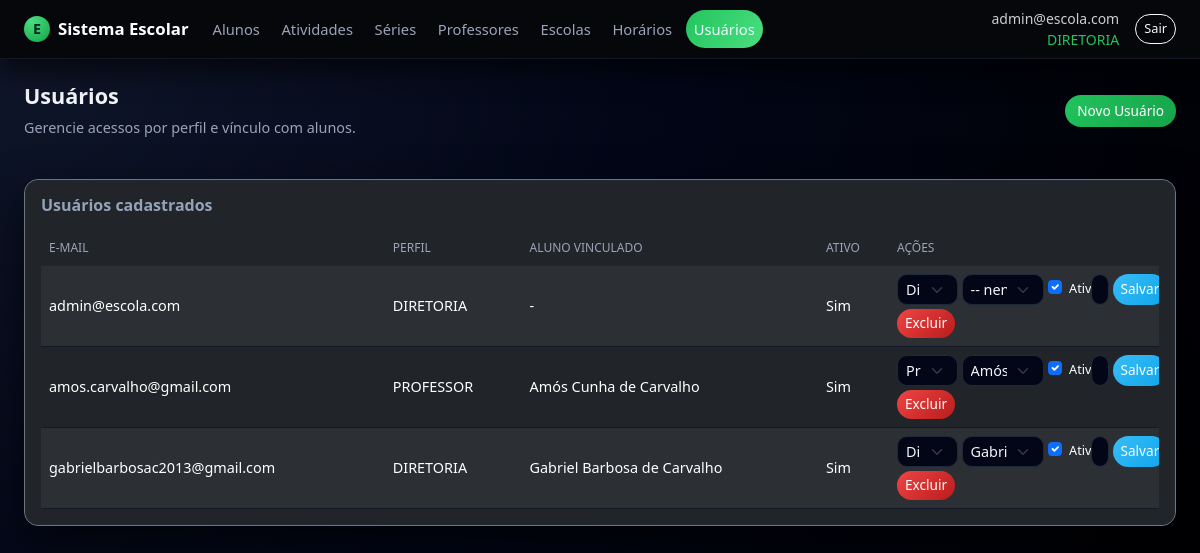
/usuarios/ (signed in), run on the app's committed database.
### app.py (models this page shows, shortened)
class Usuario(db.Model, UserMixin):
    __tablename__ = "usuario"
    id = db.Column(db.Integer, primary_key=True)
    email = db.Column(db.String(120), unique=True, nullable=False)
    senha_hash = db.Column(db.String(255), nullable=False)
    papel = db.Column(db.String(30), nullable=False, default="ALUNO")
    ativo = db.Column(db.Boolean, nullable=False, default=True)
    created_at = db.Column(db.DateTime, nullable=False, default=datetime.utcnow)
    aluno_id = db.Column(db.Integer, db.ForeignKey("aluno.id"), nullable=True)
    aluno = db.relationship("Aluno", lazy="joined")
    def papel_upper(self):
        return (self.papel or "").upper()
    def is_diretoria(self):
        return self.papel_upper() == "DIRETORIA"

class Aluno(db.Model):
    __tablename__ = "aluno"
    id = db.Column(db.Integer, primary_key=True)
    nome = db.Column(db.String(180), nullable=False)
    escola_id = db.Column(db.Integer, db.ForeignKey("escola.id"))
    serie_id = db.Column(db.Integer, db.ForeignKey("serie.id"))
    horario_id = db.Column(db.Integer, db.ForeignKey("horario.id"))
    telefone_cel = db.Column(db.String(30))
    telefone_fixo = db.Column(db.String(30))
    foto_path = db.Column(db.String(300))
    observacoes = db.Column(db.Text)
    naturalidade = db.Column(db.String(120))
    nacionalidade = db.Column(db.String(120))
    data_nascimento = db.Column(db.Date)
    idade = db.Column(db.Integer)
    sexo = db.Column(db.String(1))
    nome_pai = db.Column(db.String(180))
    nome_mae = db.Column(db.String(180))
    endereco = db.Column(db.String(200))
    numero = db.Column(db.String(20))
    bairro = db.Column(db.String(120))
    tem_dificuldade = db.Column(db.Boolean)
    qual_dificuldade = db.Column(db.String(255))
    toma_medicamento = db.Column(db.Boolean)
    qual_medicamento = db.Column(db.String(255))
    inicio_aulas = db.Column(db.Date)
    mensalidade_opcao = db.Column(db.String(60))
    escola = db.relationship("Escola", lazy="joined")
    serie = db.relationship("Serie", lazy="joined")
    horario = db.relationship("Horario", lazy="joined")

### app.py (the view)
@app.route("/usuarios/", methods=["GET"])
@login_required
def usuarios_list():
    if not current_user.is_diretoria():
        flash("Acesso restrito à DIRETORIA.", "warning")
        return redirect(url_for("index"))
    items = Usuario.query.order_by(Usuario.email.asc()).all()
    alunos = Aluno.query.order_by(Aluno.nome.asc()).all()
    return render_template("usuarios/listar.html", items=items, alunos=alunos)

### app.py (called while the page is built)
@login_manager.user_loader
def load_user(uid):
    return db.session.get(Usuario, int(uid))

@app.context_processor
def inject_can():
    return dict(can=can)

### templates/usuarios/listar.html (shortened to what this page needs)
{% extends "base.html" %}
{% block content %}
<div class="page-title-row mb-3">
  <div>
    <h2>Usuários</h2>
    <div class="subtitle">Gerencie acessos por perfil e vínculo com alunos.</div>
  </div>
  <div class="d-flex align-items-center gap-2">
    <button class="btn btn-success"
            type="button"
            data-bs-toggle="collapse"
            data-bs-target="#formNovoUsuario"
            aria-expanded="false"
            aria-controls="formNovoUsuario">
      Novo Usuário
    </button>
  </div>
</div>
<section class="card bg-dark border-secondary">
  <div class="card-body">
    <h5 class="card-title mb-3">Usuários cadastrados</h5>
    {% if items %}
      <div class="table-responsive">
        <table class="table table-dark table-striped align-middle">
          <thead>
            <tr>
              <th>E-mail</th>
              <th>Perfil</th>
              <th>Aluno vinculado</th>
              <th>Ativo</th>
              <th style="width: 270px;">Ações</th>
            </tr>
          </thead>
          <tbody>
          {% for u in items %}
            <tr>
              <td>{{ u.email }}</td>
              <td>{{ u.papel_upper() }}</td>
              <td>{{ u.aluno.nome if u.aluno else '-' }}</td>
              <td>{{ 'Sim' if u.ativo else 'Não' }}</td>
              <td>
                <form method="post"
                      action="{{ url_for('usuarios_editar', id=u.id) }}"
                      class="row g-1 align-items-center">
                  <div class="col-md-3">
                    <select name="papel" class="form-select form-select-sm">
                      <option value="DIRETORIA" {{ 'selected' if u.papel_upper()=='DIRETORIA' else '' }}>Diretoria</option>
                      <option value="PROFESSOR" {{ 'selected' if u.papel_upper()=='PROFESSOR' else '' }}>Professor</option>
                    </select>
                  </div>
                  <div class="col-md-4">
                    <select name="aluno_id" class="form-select form-select-sm">
                      <option value="">-- nenhum --</option>
                      {% for a in alunos %}
                        <option value="{{ a.id }}" {{ 'selected' if u.aluno_id == a.id else '' }}>
                          {{ a.nome }}
                        </option>
                      {% endfor %}
                    </select>
                  </div>
                  <div class="col-md-2 d-flex align-items-center">
                    <div class="form-check">
                      <input class="form-check-input" type="checkbox" name="ativo"
                             id="ativo_{{ u.id }}" {{ 'checked' if u.ativo else '' }}>
                      <label class="form-check-label small" for="ativo_{{ u.id }}">Ativo</label>
                    </div>
                  </div>
                  <div class="col-md-3 d-flex gap-1">
                    <input type="password"
                           name="nova_senha"
                           class="form-control form-control-sm"
                           placeholder="Nova senha">
                    <button type="submit" class="btn btn-sm btn-primary">Salvar</button>
                  </div>
                </form>
                <form method="post"
                      action="{{ url_for('usuarios_excluir', id=u.id) }}"
                      class="mt-1"
                      onsubmit="return confirm('Confirma excluir este usuário?');">
                  <button type="submit" class="btn btn-sm btn-danger">Excluir</button>
                </form>
              </td>
            </tr>
          {% endfor %}
          </tbody>
        </table>
      </div>
    {% else %}
      <p class="text-muted mb-0">Nenhum usuário cadastrado.</p>
    {% endif %}
  </div>
</section>
{% endblock %}

### templates/base.html (shortened to what this page needs)
<!doctype html>
<html lang="pt-BR">
<head>
  <link
    href="https://cdn.jsdelivr.net/npm/bootstrap@5.3.3/dist/css/bootstrap.min.css"
    rel="stylesheet"
  >
  <link rel="stylesheet" href="{{ url_for('static', filename='css/style.css') }}">
</head>
<body class="app-body">
  <header class="app-navbar navbar navbar-expand-lg navbar-dark">
    <div class="container-fluid px-3 px-lg-4">
      <a class="navbar-brand d-flex align-items-center gap-2" href="{{ url_for('index') }}">
        <span class="brand-icon">E</span>
        <span class="fw-semibold">Sistema Escolar</span>
      </a>
      {% if current_user.is_authenticated %}
        {% set papel = current_user.papel_upper() %}
        <div class="collapse navbar-collapse" id="mainNav">
          <ul class="navbar-nav me-auto mb-2 mb-lg-0 app-menu">
            <li class="nav-item">
              <a class="nav-link {% if request.endpoint and 'alunos' in request.endpoint %}active{% endif %}"
                 href="{{ url_for('alunos_list') }}">
                Alunos
              </a>
            </li>
            <li class="nav-item">
              <a class="nav-link {% if request.endpoint and 'atividades_' in request.endpoint %}active{% endif %}"
                 href="{{ url_for('atividades_listar') }}">
                Atividades
              </a>
            </li>
            {% if papel == 'DIRETORIA' %}
              <li class="nav-item">
                <a class="nav-link {% if request.endpoint and 'series_' in request.endpoint %}active{% endif %}"
                   href="{{ url_for('series_list') }}">
                  Séries
                </a>
              </li>
               <li class="nav-item">
   <a class="nav-link {% if request.endpoint and 'professores' in request.endpoint %}active{% endif %}"
     href="{{ url_for('professores_listar') }}">
    Professores
  </a>
</li>
              <li class="nav-item">
                <a class="nav-link {% if request.endpoint and 'escolas_' in request.endpoint %}active{% endif %}"
                   href="{{ url_for('escolas_list') }}">
                  Escolas
                </a>
              </li>
              <li class="nav-item">
                <a class="nav-link {% if request.endpoint and 'horarios_' in request.endpoint %}active{% endif %}"
                   href="{{ url_for('horarios_list') }}">
                  Horários
                </a>
              </li>
              <li class="nav-item">
                <a class="nav-link {% if request.endpoint and 'usuarios_' in request.endpoint %}active{% endif %}"
                   href="{{ url_for('usuarios_list') }}">
                  Usuários
                </a>
              </li>
            {% endif %}
          </ul>
          <div class="d-flex align-items-center gap-3">
            <div class="text-end small text-muted d-none d-md-block">
              <div>{{ current_user.email }}</div>
              <div class="text-accent">{{ papel }}</div>
            </div>
            <form method="post" action="{{ url_for('logout') }}">
              <button class="btn btn-sm btn-outline-light" type="submit">Sair</button>
            </form>
          </div>
        </div>
      {% endif %}
    </div>
  </header>
  <main class="app-main container-fluid px-3 px-lg-4 py-4">
    <div class="page-wrapper">
      {% block content %}{% endblock %}
    </div>
  </main>
</body>
</html>

### static/css/style.css (style rules this page uses)
:root { --bg-body: #05070b; --bg-elevated: #10141f; --bg-elevated-soft: #181d2a; --bg-navbar: #05070b; --border-soft: #262c3c; --text-main: #f4f5fb; --text-muted: #9ca3b8; --accent: #22c55e; --accent-soft: rgba(34, 197, 94, 0.15); --danger-soft: rgba(239, 68, 68, 0.15); --radius-lg: 16px; --radius-md: 10px; --shadow-soft: 0 18px 45px rgba(0, 0, 0, 0.65); }
.app-body { background: radial-gradient(circle at top left, #10172a 0, #020617 45%, #000 100%); color: var(--text-main); min-height: 100vh; font-family: system-ui, -apple-system, BlinkMacSystemFont, "Segoe UI", sans-serif; }
.app-navbar { background-color: var(--bg-navbar); border-bottom: 1px solid #111827; box-shadow: 0 10px 30px rgba(0, 0, 0, 0.7); position: sticky; top: 0; z-index: 1030; }
.app-navbar .navbar-brand { font-size: 1.05rem; }
.brand-icon { width: 26px; height: 26px; border-radius: 999px; background: radial-gradient(circle at 30% 20%, #4ade80, #16a34a); display: inline-flex; align-items: center; justify-content: center; font-size: 0.9rem; font-weight: 700; color: #022c22; }
.app-menu .nav-link { font-size: 0.92rem; color: var(--text-muted); padding-inline: 0.9rem; border-radius: 999px; margin-right: 0.35rem; transition: all 0.18s ease-out; }
.app-menu .nav-link.active { color: #ecfeff; background: linear-gradient(120deg, #22c55e, #4ade80); }
.app-main { color: var(--text-main); max-width: 1200px; margin-inline: auto; }
.page-wrapper { display: flex; flex-direction: column; gap: 1.5rem; }
.card { background-color: var(--bg-elevated); border-radius: var(--radius-lg); border: 1px solid var(--border-soft); box-shadow: var(--shadow-soft); }
.card-title { font-size: 1rem; font-weight: 600; }
.page-title-row { display: flex; align-items: center; justify-content: space-between; gap: 1rem; }
.page-title-row h2 { font-size: 1.35rem; font-weight: 600; }
.page-title-row .subtitle { font-size: 0.9rem; color: var(--text-muted); }
.table { color: var(--text-main); font-size: 0.9rem; margin-bottom: 0; }
.table thead { background: linear-gradient(90deg, #020617, #020617); }
.table thead th { color: #9ca3b8; border-bottom: 1px solid #1f2933 !important; font-weight: 500; text-transform: uppercase; font-size: 0.75rem; }
.table tbody tr { background-color: var(--bg-elevated-soft); }
.table tbody tr:nth-child(even) { background-color: #050816; }
.table td, .table th { border-color: #111827 !important; }
.form-control, .form-select, textarea.form-control { background-color: #020617; border-radius: var(--radius-md); border: 1px solid #1e293b; color: var(--text-main); font-size: 0.9rem; }
.btn { border-radius: 999px; font-size: 0.85rem; }
.btn-success { background: linear-gradient(135deg, #22c55e, #16a34a); border: none; }
.btn-primary { background: linear-gradient(135deg, #38bdf8, #0ea5e9); border: none; }
.btn-outline-light { border-radius: 999px; font-size: 0.8rem; }
.btn-danger { background: linear-gradient(135deg, #ef4444, #b91c1c); border: none; }
.text-accent { color: var(--accent); }
.card { position: relative; border-radius: 14px; overflow: hidden; }
.card::after { content: ""; position: absolute; inset: 0; border-radius: 14px; pointer-events: none; box-shadow: inset 0 0 0 1px #1f2937; }
.page-wrapper .card h5, .page-wrapper .card .card-title { color: #e5e7eb !important; }
.app-navbar .text-muted { color: rgba(255, 255, 255, 0.80) !important; }
.app-navbar .text-muted div:first-child { font-weight: 500; }
.page-wrapper .card h5, .page-wrapper .card .card-title { color: #94a3b8 !important; }

### data on the page
Usuario: email "admin@escola.com", papel_upper "DIRETORIA", aluno "-", ativo "Sim"
Usuario: email "amos.carvalho@gmail.com", papel_upper "PROFESSOR", aluno "Amós Cunha de Carvalho", ativo "Sim"
Usuario: email "gabrielbarbosac2013@gmail.com", papel_upper "DIRETORIA", aluno "Gabriel Barbosa de Carvalho", ativo "Sim"

### other printed values
{{ papel }} "DIRETORIA"
form field aluno_id "Amós Cunha de Carvalho"
form field aluno_id "Gabriel Barbosa de Carvalho"
